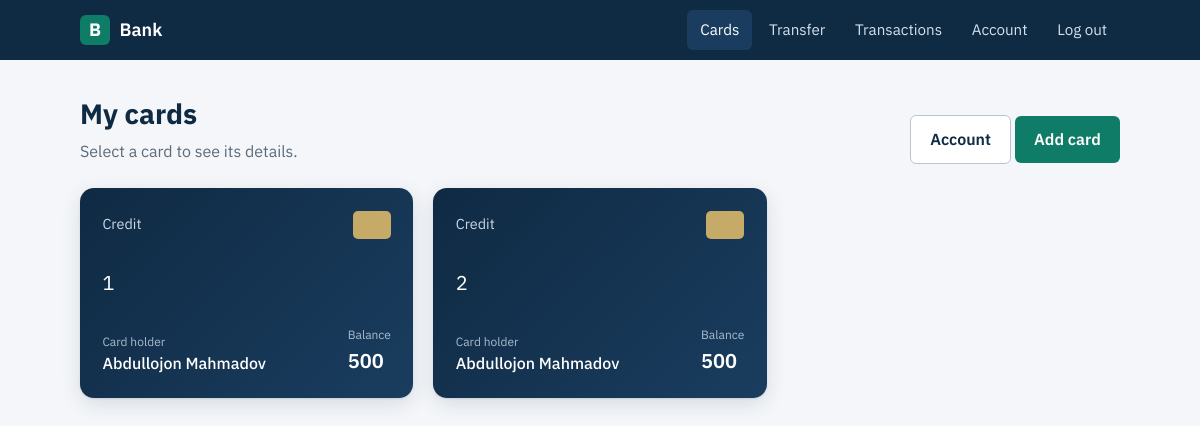
The page /cards (signed in) on the database as committed earlier.
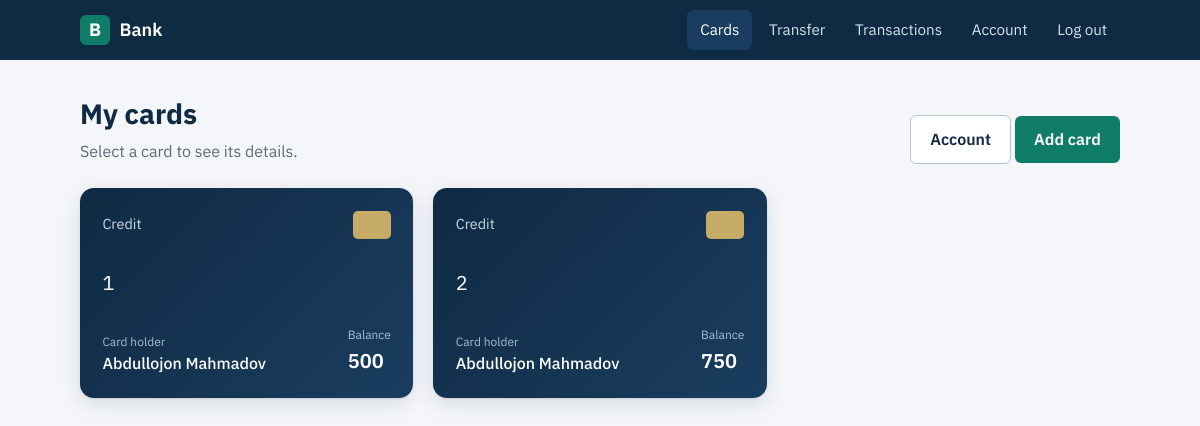
The same page on the database as committed later.
### bank_system/models.py (models this page shows)
class Card(models.Model):
    card_number = models.CharField(max_length=50,unique=True)
    cvv = models.IntegerField(default=generate_cvv)
    date = models.DateField()
    balance = models.IntegerField(default=500)
    type = models.CharField(max_length=50)
    pin = models.IntegerField(default=generate_pin)
    owner = models.ForeignKey( Account ,on_delete=models.CASCADE)

class Account(models.Model):
    firstname = models.CharField(max_length=50)
    lastname = models.CharField(max_length=50)
    address = models.CharField( max_length=50)
    passport_id = models.CharField(max_length=50,unique=True)
    balance = models.IntegerField(default=1000)
    user = models.OneToOneField(User , on_delete=models.CASCADE)

### bank_system/views.py (the view)
# urls.py: path('cards',CardList.as_view(),name = 'cards'),
class CardList(ListView):
    model = Card
    template_name = 'my_cards.html'
    context_object_name = 'cards'
    def get_queryset(self):
        account = Account.objects.get(user = self.request.user)
        return Card.objects.filter(owner = account)

### bank_system/templates/my_cards.html (shortened to what this page needs)
<!doctype html>
<html lang="en">
  <head>
  </head>
  <body>
    <header class="topbar">
      <div class="topbar-inner">
        <a class="brand" href="{% url 'cards' %}"
          ><span class="brand-mark">B</span> Bank</a
        >
        <nav class="nav" aria-label="Main">
          <a href="{% url 'cards' %}" aria-current="page">Cards</a>
          <a href="{% url 'transfer' %}">Transfer</a>
          <a href="{% url 'transactions' %}">Transactions</a>
          <a href="{% url 'acc_detail' user.pk %}">Account</a>
          <form method="post" action="{% url 'logout' %}" class="logout-form">
            {% csrf_token %}<button type="submit">Log out</button>
          </form>
        </nav>
      </div>
    </header>
    <main class="container">
      <div class="page-head">
        <div>
          <h1>My cards</h1>
          <p>Select a card to see its details.</p>
        </div>
        <div>
          <a class="btn btn-secondary" href="{% url 'acc_detail' user.pk %}"
            >Account</a
          >
          <a class="btn" href="{% url 'create_card' %}">Add card</a>
        </div>
      </div>
      {% if cards %}
      <div class="cards">
        {% for card in cards %}
        <a class="card-link" href="{% url 'card_detail' card.pk %}">
          <div class="bank-card">
            <div class="card-top">
              <span>{{ card.type }}</span>
              <span class="chip" aria-hidden="true"></span>
            </div>
            <div class="number">{{ card.card_number }}</div>
            <div class="card-bottom">
              <div>
                <small>Card holder</small>
                <span class="holder"
                  >{{ card.owner.firstname }} {{ card.owner.lastname }}</span
                >
              </div>
              <div>
                <small>Balance</small>
                <span class="balance">{{ card.balance }}</span>
              </div>
            </div>
          </div>
        </a>
        {% endfor %}
      </div>
      {% else %}
      <div class="empty">
        <p>You don't have any cards yet.</p>
        <a class="btn" href="{% url 'create_card' %}">Add your first card</a>
      </div>
      {% endif %}
    </main>
  </body>
</html>

Rows that differ between the two databases and show on the page:
changed Card (number 2 of 2 on the later page): balance "500" → "750"
